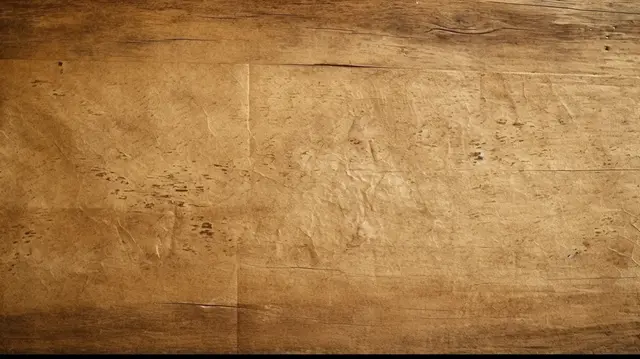
#> input picture texture.jpg, 640 x 359 px, found by its file name
$ python generate_historical_image.py
#> lines starting #> are read from the running program, lines starting #| are printed output that depends on the picture
import cv2
import numpy as np
from PIL import Image, ImageDraw, ImageFont
import random
import os

def generate_text_image(word, font_path="arial.ttf", image_size=(1200, 400)):
    """Generates a large, sharp, high-contrast text image."""
#> called with word = 'bhaibhaobhai', font_path = 'arial.ttf', image_size = (1200, 400)
    img = Image.new("RGB", image_size, "white")
#> img: PIL image 1200x400 RGB; every value is 255
    draw = ImageDraw.Draw(img)

    try:
        font_path = os.path.expanduser("~/.fonts/Lato-LightItalic.ttf")  # Load from local directory
        font = ImageFont.truetype(font_path, 50)  # Make the font bigger
    except:
        print("Font not found, using default!")
        font = ImageFont.truetype("/usr/share/fonts/truetype/dejavu/DejaVuSans-Bold.ttf", 50)  # System fallback

    # Draw the text in the center
    # Get text bounding box
    bbox = draw.textbbox((0, 0), word, font=font)
#> bbox = (0, 9, 341, 48)

    # Calculate max possible x, y positions to keep text inside image
    max_x = image_size[0] - (bbox[2] - bbox[0])
#> max_x = 859
    max_y = image_size[1] - (bbox[3] - bbox[1])
#> max_y = 361

    # Ensure x, y are non-negative
    x = random.randint(0, max(0, max_x))
#> x = 394
    y = random.randint(0, max(0, max_y))
#> y = 215

    # Draw text at random position
    draw.text((x, y), word, font=font, fill="black")

    save_path = "text_image.png"

    return (img)

# [48 lines left out: functions add_background_texture, modify_foreground_pixels, add_noise, not called in this run]

def add_background_texture_mod(text_img, texture_path):
    """Adds a randomly cropped historical texture background."""
    # Load texture in COLOR mode
    historical_texture = cv2.imread(texture_path, cv2.IMREAD_COLOR)

    if historical_texture is None:
        raise FileNotFoundError(f"Texture image not found: {texture_path}")

    # Get dimensions
    tex_h, tex_w, _ = historical_texture.shape
    img_h, img_w, _ = text_img.shape

    # Resize texture FIRST to ensure it's at least as large as text image
    scale_factor = max(img_h / tex_h, img_w / tex_w)  # Ensure full coverage
    new_size = (int(tex_w * scale_factor), int(tex_h * scale_factor))
    historical_texture = cv2.resize(historical_texture, new_size, interpolation=cv2.INTER_LINEAR)

    # Get updated size after resizing
    tex_h, tex_w, _ = historical_texture.shape
    # Random crop if texture is still larger than text image
    if tex_h > img_h and tex_w >= img_w:
        y = np.random.randint(0, tex_h - img_h + 1)
        x = np.random.randint(0, tex_w - img_w + 1)
        historical_texture = historical_texture[y:y + img_h, x:x + img_w]
    else:
        # If somehow still smaller, just resize directly
        historical_texture = cv2.resize(historical_texture, (img_w, img_h))

    # Convert text image to grayscale
    text_gray = cv2.cvtColor(text_img, cv2.COLOR_RGB2GRAY)

    # Create mask for text (black text on white)
    _, mask = cv2.threshold(text_gray, 200, 255, cv2.THRESH_BINARY)

    # Apply mask onto the texture
    text_colored = cv2.bitwise_and(historical_texture, historical_texture, mask=mask)

    # Blend with texture
    result = cv2.addWeighted(historical_texture, 0.5, text_colored, 1.0, 0)

    # cv2.imwrite("image_with_texture.jpg", result)
    return result

if __name__ == "__main__":
    # Example usage:
    word = "bhaibhaobhai"
    text_img = generate_text_image(word)
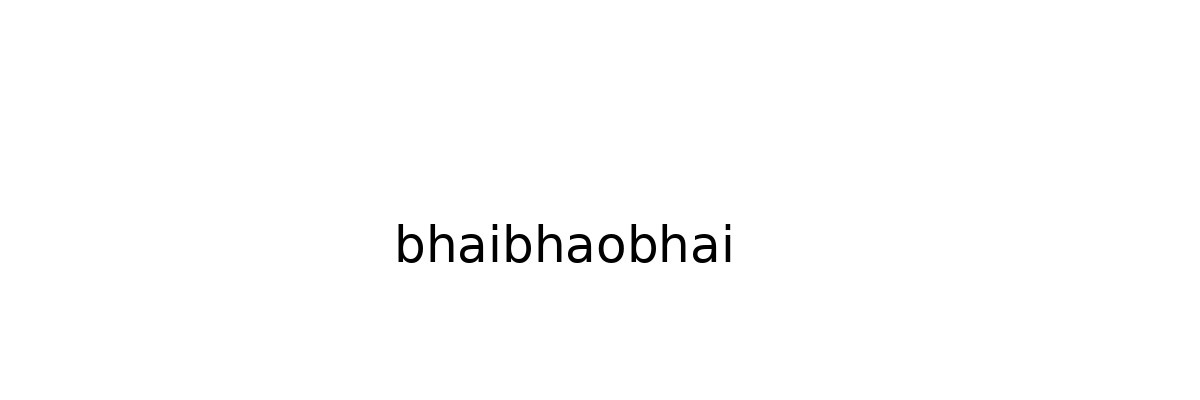
#> text_img: PIL image 1200x400 RGB; min 0, max 255, mean 252.9
    text_with_texture = add_background_texture_mod(text_img, '/data/train_GAN/texture.jpg')
#> in add_background_texture_mod, historical_texture is the input picture: shape (359, 640, 3); mean B, G, R 71.7, 122.8, 166.7
#> (the run stopped early here; a loop or call above may not have finished)
